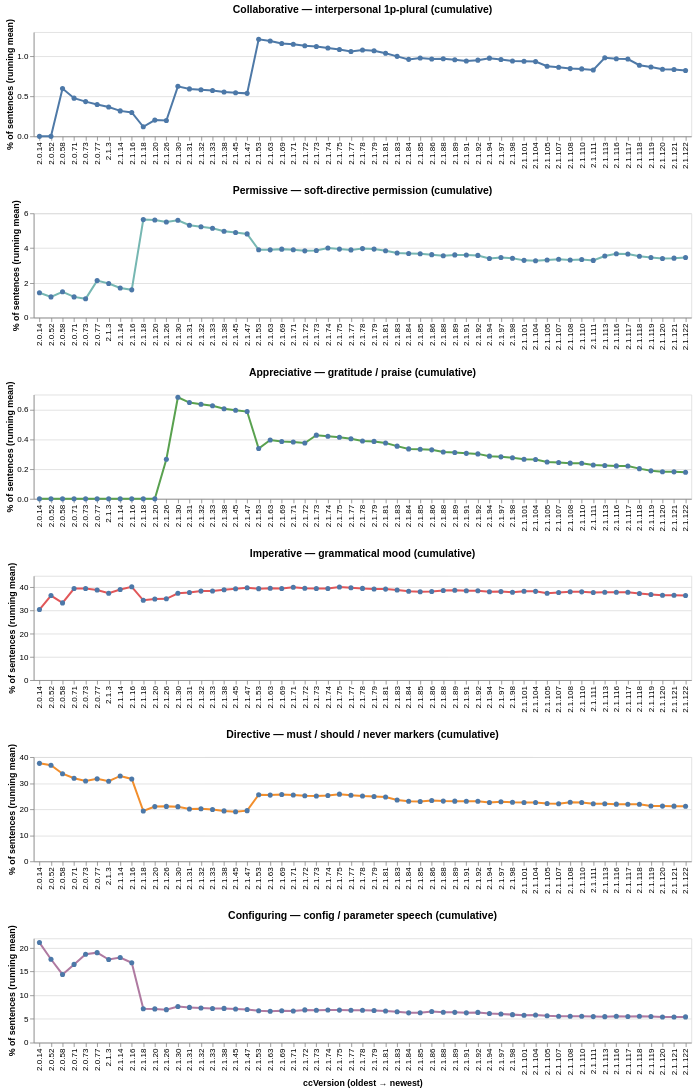

Notebook source saved alongside this figure:
### Markdown cell above
### Sentence-register classes across ccVersion — **cumulative running mean**

The six panels above use snapshot semantics — `groupby(ccVersion).mean` — which makes early-corpus versions with one or two files swing wildly. The same six classes below use **cumulative semantics**: at version V, the value is the mean across all files with `ccVersion ≤ V`. The line converges as the corpus grows; the rightmost value equals the corpus-wide per-file mean.

Watch the near-zero `appreciative` and `collaborative` panels: if either cumulative line ever lifts off zero, that's a corpus-wide structural shift, not a one-version blip.

### Code cell
"""Sentence-register classes across ccVersion — running mean per class."""

from prompt_analysis import cumulative_by_version

sr_cum_specs = [
 ("collaborative", "Collaborative — interpersonal 1p-plural (cumulative)", "#4e79a7"),
 ("permissive", "Permissive — soft-directive permission (cumulative)", "#76b7b2"),
 ("appreciative", "Appreciative — gratitude / praise (cumulative)", "#59a14f"),
 ("imperative", "Imperative — grammatical mood (cumulative)", "#e15759"),
 ("directive", "Directive — must / should / never markers (cumulative)", "#f28e2c"),
 ("configuring", "Configuring — config / parameter speech (cumulative)", "#af7aa1"),
]

sr_metric_cols = [f"{cls}_sent_pct" for cls, _, _ in sr_cum_specs]
sr_cum_df = cumulative_by_version(alt_df[alt_df["ccVersion"] != ""],
 sr_metric_cols, agg="mean")

ver_order_cum = (
 alt_df[alt_df["ccVersion"] != ""].drop_duplicates("ccVersion").sort_values("ccVersion_sort")["ccVersion"].tolist
)


def _sr_cum_panel(cls, label, color, show_x_title):
 metric = f"{cls}_sent_pct"
 return (
 alt.Chart(sr_cum_df[sr_cum_df["metric"] == metric]).mark_line(point=alt.OverlayMarkDef(filled=True, size=40),
 strokeWidth=2.5, color=color).encode(
 x=alt.X("ccVersion:N", sort=ver_order_cum,
 title="ccVersion (oldest → newest)" if show_x_title else None,
 axis=alt.Axis(labelAngle=-90, labelLimit=80, labelOverlap=False)),
 y=alt.Y("value:Q", title="% of sentences (running mean)"),
 tooltip=[
 alt.Tooltip("ccVersion:N"),
 alt.Tooltip("value:Q", format=".3f", title="running mean"),
 alt.Tooltip("n_files_so_far:Q", title="files ≤ V"),
 ]).properties(width=820, height=130, title=label)
 )


sr_cum_panels = [
 _sr_cum_panel(cls, label, color, show_x_title=(i == len(sr_cum_specs) - 1))
 for i, (cls, label, color) in enumerate(sr_cum_specs)
]

alt.vconcat(*sr_cum_panels).resolve_scale(y="independent")
